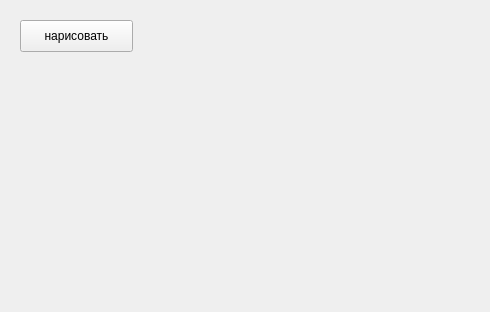
<?xml version="1.0" encoding="UTF-8"?>
<ui version="4.0">
 <class>MainWindow</class>
 <widget class="QMainWindow" name="MainWindow">
  <property name="geometry">
   <rect>
    <x>0</x>
    <y>0</y>
    <width>490</width>
    <height>312</height>
   </rect>
  </property>
  <property name="windowTitle">
   <string>MainWindow</string>
  </property>
  <widget class="QWidget" name="centralwidget">
   <widget class="QPushButton" name="pushButton">
    <property name="geometry">
     <rect>
      <x>20</x>
      <y>20</y>
      <width>113</width>
      <height>32</height>
     </rect>
    </property>
    <property name="text">
     <string>нарисовать</string>
    </property>
   </widget>
  </widget>
 </widget>
 <resources/>
 <connections/>
</ui>
